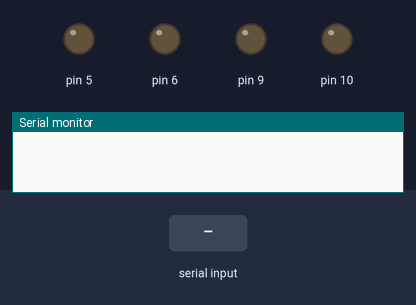
The sketch below on a simulated Arduino Uno, built with avr-gcc and run on an emulated ATmega328P. Parts: output pins drawn as LEDs (lit = HIGH), the last lines printed to the serial monitor. The test bench sets the inputs (shaded band).

Above: at 1.5 s.
1.6 s: "Forward" received over Serial
At 2.8 s:
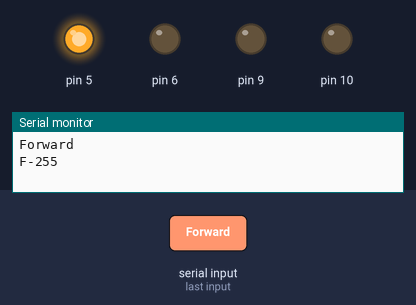
3.5 s: "Rev" received over Serial
At 4.3 s:
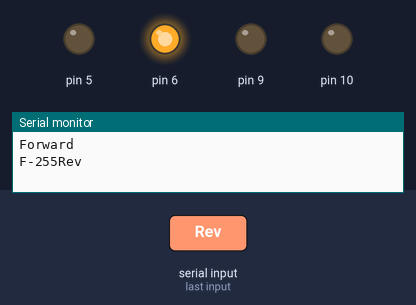
5.5 s: "Right" received over Serial
At 7.0 s:
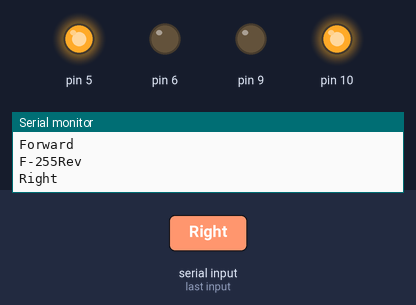
Timing chart, 0 to 8.5 s (numbered marks = the images above; inputs shaded):
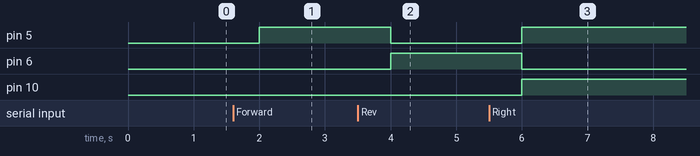

Measured:
- after the input at 1.6 s, pin 5: LOW → HIGH after 0.40 s
- after the input at 3.5 s, pin 5: HIGH → LOW after 0.50 s; pin 6: LOW → HIGH after 0.50 s
- after the input at 5.5 s, pin 5, pin 10: LOW → HIGH after 0.50 s; pin 6: HIGH → LOW after 0.50 s

The sketch:

cybertrukk_code.ino
```cpp
#include <SoftwareSerial.h>

int tx = 1;
int rx = 0;
char inSerial[16];

void setup() {
  Serial.begin(9600);
  pinMode(tx, OUTPUT);
  pinMode(rx, INPUT);
  pinMode(5, OUTPUT);
  pinMode(6, OUTPUT);
  pinMode(9, OUTPUT);
  pinMode(10, OUTPUT);

}

void loop() {

  int i = 0;
  delay(500);
  if (Serial.available() > 0 ) {
    while (Serial.available() > 0) {
      inSerial[i] = Serial.read();
      i++;
    }
    inSerial[i] = '\0';
    Check_protocol(inSerial);
  }
}


void Check_protocol(char inStr[]) {

 //--------------------------------------------------------Forward------------------
Serial.println(inStr);

if (!strcmp(inStr, "Forward")) {
Serial.print ("F-255");
analogWrite(5,255);
analogWrite(6,0);
analogWrite(9,0);
analogWrite(10,0);

}
//-------------------------------------------------------Stop----------------------

if (!strcmp(inStr, "Stop")) {

analogWrite(5,0);
analogWrite(6,0);
analogWrite(9,0);
analogWrite(10,0);

}

//-----------------------------------------------------------------reverse------------------
if (!strcmp(inStr, "Rev")) {
//Serial.print ("B_255");
analogWrite(6,255);
analogWrite(5,0);
analogWrite(9,0);
analogWrite(10,0);

}


//-----------------------------------------------------------------------------Right---
if (!strcmp(inStr, "Right")) {
//Serial.print ("R 255");
analogWrite(5,255);
analogWrite(6,0);
analogWrite(9,0);
analogWrite(10,255);
}
//---------------------------------------------------------Left-------------------------
if (!strcmp(inStr, "Left")) {
Serial.print ("L 255");
analogWrite(5,255);
analogWrite(6,0);
analogWrite(9,255);
analogWrite(10,0);

}
//----------------------------------------------


}
```
